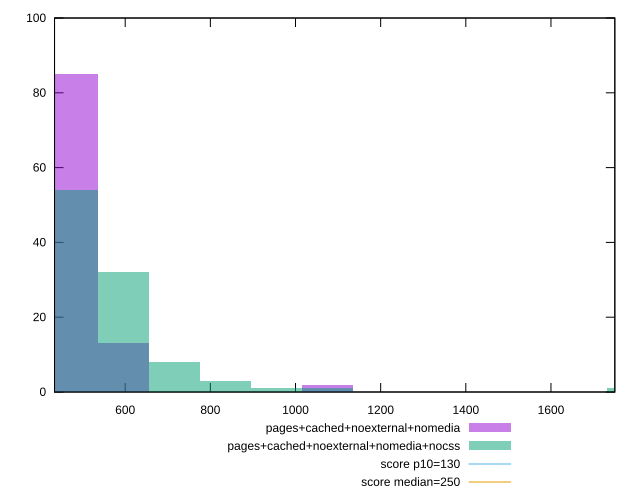

Write the gnuplot code that produced this figure.
reset

$pagesCachedNoexternalNomedia <<EOF
477.47572423568545 85
596.8446552946068 13
1074.3203795302923 2
EOF

$pagesCachedNoexternalNomediaNocss <<EOF
477.47572423568545 54
596.8446552946068 32
835.5825174124495 3
716.2135863535282 8
1790.5339658838204 1
1074.3203795302923 1
954.9514484713709 1
EOF

set key outside below
set boxwidth 119.36893105892136
set xrange [434.00000000000364:1749.9999999999998]
set yrange [0:100]
set trange [0:100]
set style fill transparent solid 0.5 noborder

set parametric
set terminal svg size 640, 500 enhanced background rgb 'white'
set output "reprap/max-potential-fid/comparison/histogram/3_vs_4.svg"

plot $pagesCachedNoexternalNomedia title "pages+cached+noexternal+nomedia" with boxes, \
     $pagesCachedNoexternalNomediaNocss title "pages+cached+noexternal+nomedia+nocss" with boxes, \
     130,t title "score p10=130", \
     250,t title "score median=250"

reset
